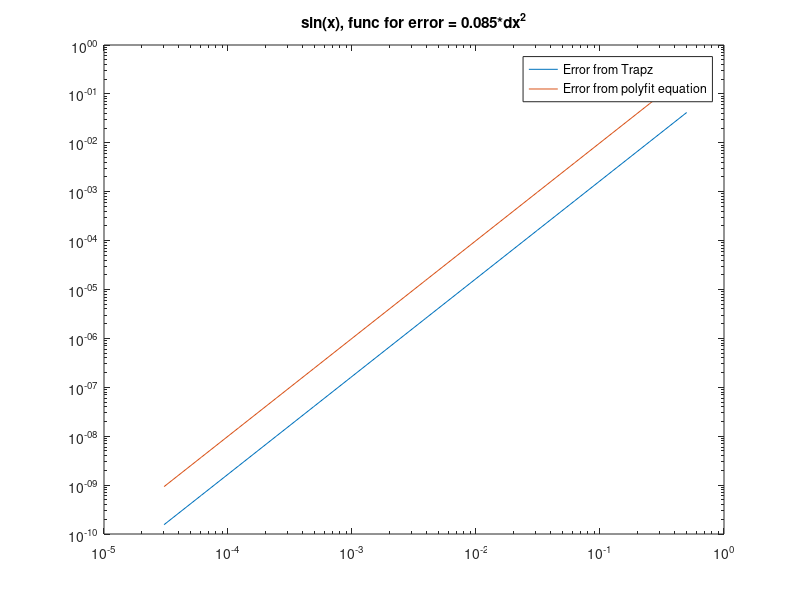

Write the MATLAB code that produced this figure.
%Comparative error of trapz vs polyfit
clear all
clc
n = 2.^[1:15];
format long
a = 0;
b = 1;
true = 1/3;
order = 2;
for j = 1:length(n);
    dx(j) = (b-a)/n(j);
    x = linspace(a,b,n(j)+1);
    f = x.^2;
    T(j) = trapz(x,f);
    TE(j) = abs(true - T(j));
end
T(15)
C = polyfit(dx,TE,order)
loglog(dx,TE,dx,dx.^order)
title('sin(x), func for error = 0.085*dx^2')
legend('Error from Trapz','Error from polyfit equation')

%disp 'Error = ans*dx^2'
%C(1)

%Equation_For_Error = 'C*dx^2'


